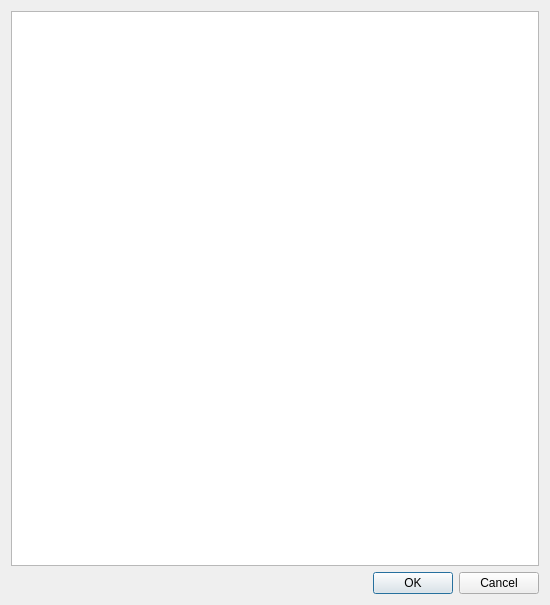
<?xml version="1.0" encoding="UTF-8"?>
<ui version="4.0">
 <class>SceltaFantino</class>
 <widget class="QDialog" name="SceltaFantino">
  <property name="geometry">
   <rect>
    <x>0</x>
    <y>0</y>
    <width>550</width>
    <height>605</height>
   </rect>
  </property>
  <property name="windowTitle">
   <string>Fantini Disponibili</string>
  </property>
  <layout class="QVBoxLayout" name="verticalLayout">
   <item>
    <widget class="QTableView" name="tableWidgetSceltaFantino"/>
   </item>
   <item>
    <widget class="QDialogButtonBox" name="buttonBox">
     <property name="orientation">
      <enum>Qt::Horizontal</enum>
     </property>
     <property name="standardButtons">
      <set>QDialogButtonBox::Cancel|QDialogButtonBox::Ok</set>
     </property>
    </widget>
   </item>
  </layout>
 </widget>
 <resources>
  <include location="../resource.qrc"/>
 </resources>
 <connections>
  <connection>
   <sender>buttonBox</sender>
   <signal>accepted()</signal>
   <receiver>SceltaFantino</receiver>
   <slot>accept()</slot>
   <hints>
    <hint type="sourcelabel">
     <x>252</x>
     <y>600</y>
    </hint>
    <hint type="destinationlabel">
     <x>157</x>
     <y>274</y>
    </hint>
   </hints>
  </connection>
  <connection>
   <sender>buttonBox</sender>
   <signal>rejected()</signal>
   <receiver>SceltaFantino</receiver>
   <slot>reject()</slot>
   <hints>
    <hint type="sourcelabel">
     <x>320</x>
     <y>600</y>
    </hint>
    <hint type="destinationlabel">
     <x>286</x>
     <y>274</y>
    </hint>
   </hints>
  </connection>
 </connections>
</ui>
